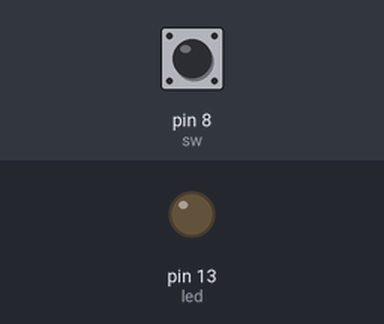
Simulated run of this sketch. Board: Arduino Uno, built with avr-gcc and run on an emulated ATmega328P. On the bench: output pins drawn as LEDs (lit = HIGH). The inputs (shaded band) are chosen by the test bench; at power-on: pin 8 (sw) LOW.

Above: at 1.2 s.
1.3 s: pin 8 (sw) pulsed HIGH 5 times (0.12 s each, 0.3 s apart)
At 2.9 s:
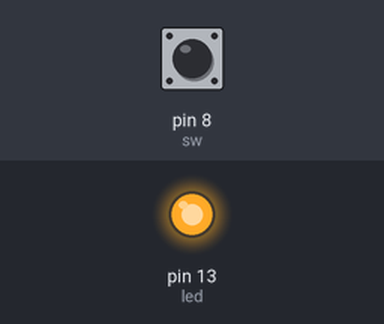
Timing chart, 0 to 4.4 s (numbered marks = the images above; inputs shaded):
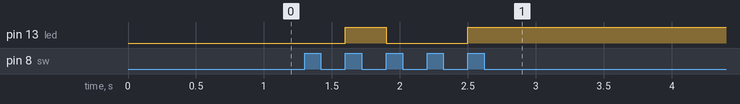

Measured:
- after the input at 1.3 s, pin 13 (led): LOW → HIGH after 0.30 s, → LOW 0.30 s later, → HIGH 0.60 s later

The sketch:

Program1.3.c.ino
```cpp
int sw=8;
int led=13;
boolean lastb=LOW;
boolean ledon=false;
void setup()
{
  pinMode(sw,INPUT);
  pinMode(led,OUTPUT);
}
void loop()
{
  if(digitalRead(sw) ==HIGH && lastb == LOW)
  {
  ledon=!ledon;
  lastb=HIGH;
}
else
{
  lastb=digitalRead( sw);
}
digitalWrite(led, ledon);
}
```
